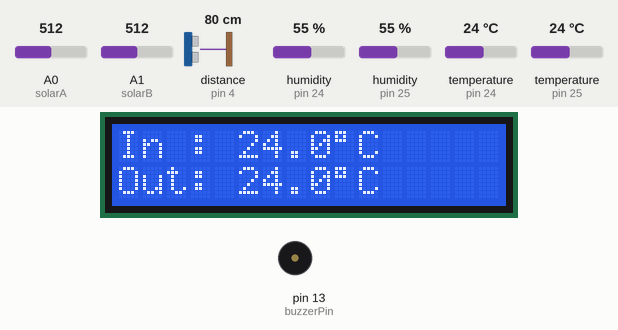
Simulated run of this sketch. Board: Arduino Uno, built with avr-gcc and run on an emulated ATmega328P. Parts: 16×2 character LCD, buzzer (waves = sounding). Wiring (inferred from the names in the program): ultrasonic range finder: trigger pin 2; echo pin 4. The inputs (shaded band) are chosen by the test bench; at power-on: distance to the obstacle (sensor on pin 4) 80 cm, temperature (sensors on pin 24, pin 25) 24 °C, A0 (solarA) = 512, A1 (solarB) = 512, humidity (sensors on pin 24, pin 25) 55 %. The echo pulse lasts 58.3 µs per cm.

Above: at 1.2 s.
1.3 s: distance to the obstacle (sensor on pin 4) set to 23 cm
11.8 s: distance to the obstacle (sensor on pin 4) set to 19 cm
At 12.03 s:
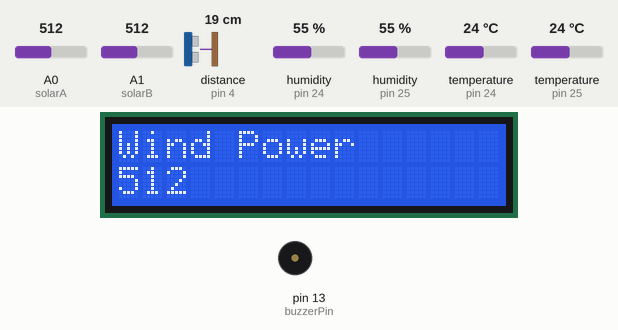
13.9 s: temperature (sensor on pin 24) set to 12 °C
At 19.04 s:
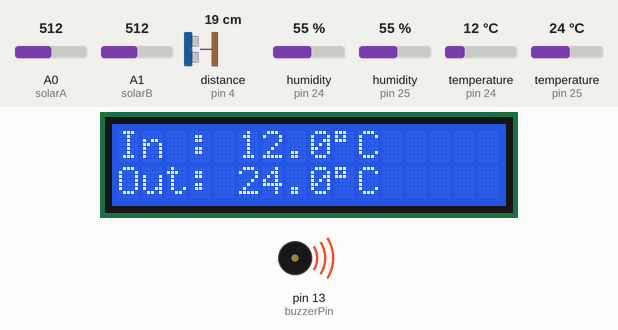
21.0 s: A0 (solarA) set to 716
At 29.12 s:
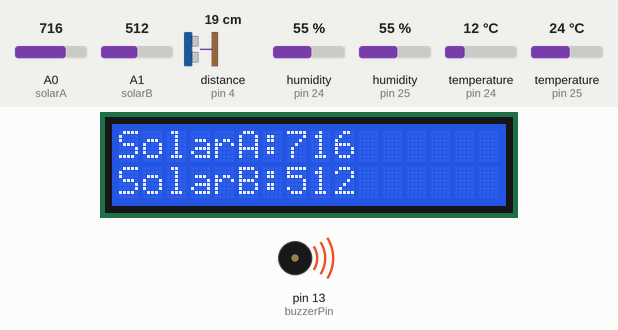
Timing chart, 0 to 32.1 s (numbered marks = the images above; inputs shaded):
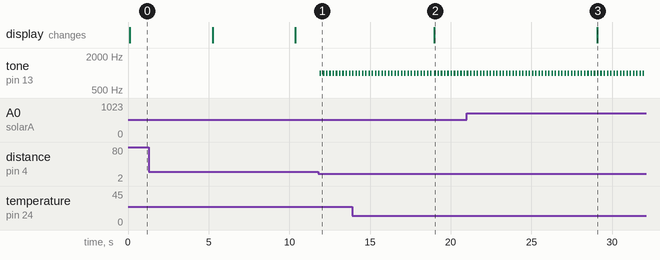

The sketch:

GroenHuisLes5.ino
```cpp
#include <LiquidCrystal.h>
#include <DHT.h>

#define DHTTYPE DHT11
#define DHT_IN 24
#define DHT_OUT 25

LiquidCrystal LCD(3, 5, 9, 10, 11, 12);

DHT dhtIn(DHT_IN, DHTTYPE);
DHT dhtOut(DHT_OUT, DHTTYPE);

const byte trigPin = 2;
const byte echoPin = 4;
const byte buzzerPin = 13;

const byte solarA = A0;
const byte solarB = A1;
const byte windPin = A2;

void setup() {
  LCD.begin(16, 2);

  dhtIn.begin();
  dhtOut.begin();

  pinMode(trigPin, OUTPUT);
  pinMode(echoPin, INPUT);
  pinMode(buzzerPin, OUTPUT);
}

void loop() {

  ShowTemperature();
  WaitAndCheck(5000);

  ShowSolar();
  WaitAndCheck(5000);

  ShowWind();
  WaitAndCheck(5000);
}

float Distance() {

  digitalWrite(trigPin, LOW);
  delayMicroseconds(2);

  digitalWrite(trigPin, HIGH);
  delayMicroseconds(10);
  digitalWrite(trigPin, LOW);

  return pulseIn(echoPin, HIGH) * 0.034 / 2;
}

void CheckBuzzer() {

  float d = Distance();

  if (d < 7) {
    tone(buzzerPin, 1000);
  }
  else if (d < 20) {
    tone(buzzerPin, 1000);
    delay(100);
    noTone(buzzerPin);
  }
  else {
    noTone(buzzerPin);
  }
}

void WaitAndCheck(unsigned long ms) {

  for (unsigned long t = 0; t < ms; t += 100) {
    CheckBuzzer();
    delay(100);
  }
}

void ShowTemperature() {

  float in = dhtIn.readTemperature();
  float out = dhtOut.readTemperature();

  LCD.clear();

  LCD.setCursor(0, 0);
  LCD.print("In : ");
  LCD.print(in, 1);
  LCD.print((char)223);
  LCD.print("C");

  LCD.setCursor(0, 1);
  LCD.print("Out: ");
  LCD.print(out, 1);
  LCD.print((char)223);
  LCD.print("C");
}

void ShowSolar() {

  LCD.clear();

  LCD.setCursor(0, 0);
  LCD.print("SolarA:");
  LCD.print(analogRead(solarA));

  LCD.setCursor(0, 1);
  LCD.print("SolarB:");
  LCD.print(analogRead(solarB));
}

void ShowWind() {

  LCD.clear();

  LCD.setCursor(0, 0);
  LCD.print("Wind Power");

  LCD.setCursor(0, 1);
  LCD.print(analogRead(windPin));
}
```

Measured:
- the behaviour switches between 21 and 20 cm on distance to the obstacle (sensor on pin 4) (found by bisection; images 0 and 1)
- after the input at 11.8 s, tone on pin 13 (buzzerPin): alternates 1000 Hz for 0.10 s and silent for 0.10 s, starting after 0.08 s
- after the input at 13.9 s, the display: changes after 5.1 s (image 2)
- after the input at 21.0 s, the display: changes after 8.1 s (image 3)
